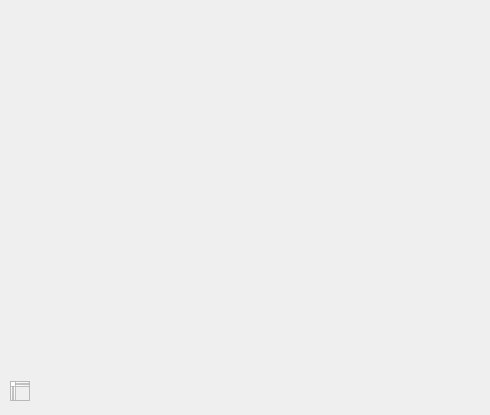
<?xml version="1.0" encoding="UTF-8"?>
<ui version="4.0">
 <class>graph</class>
 <widget class="QWidget" name="graph">
  <property name="geometry">
   <rect>
    <x>0</x>
    <y>0</y>
    <width>490</width>
    <height>415</height>
   </rect>
  </property>
  <property name="windowTitle">
   <string>Form</string>
  </property>
  <widget class="QCustomPlot" name="widget" native="true">
   <property name="geometry">
    <rect>
     <x>29</x>
     <y>29</y>
     <width>441</width>
     <height>351</height>
    </rect>
   </property>
  </widget>
  <widget class="QTextEdit" name="textEdit">
   <property name="geometry">
    <rect>
     <x>10</x>
     <y>381</y>
     <width>20</width>
     <height>20</height>
    </rect>
   </property>
  </widget>
 </widget>
 <customwidgets>
  <customwidget>
   <class>QCustomPlot</class>
   <extends>QWidget</extends>
   <header>qcustomplot.h</header>
   <container>1</container>
  </customwidget>
 </customwidgets>
 <resources/>
 <connections/>
</ui>
